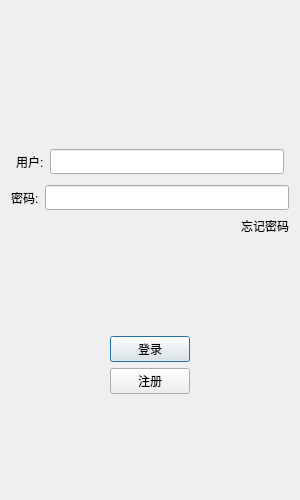
<?xml version="1.0" encoding="UTF-8"?>
<ui version="4.0">
 <class>LoginDialog</class>
 <widget class="QDialog" name="LoginDialog">
  <property name="geometry">
   <rect>
    <x>0</x>
    <y>0</y>
    <width>300</width>
    <height>500</height>
   </rect>
  </property>
  <property name="windowTitle">
   <string>Dialog</string>
  </property>
  <layout class="QHBoxLayout" name="horizontalLayout">
   <item>
    <layout class="QVBoxLayout" name="verticalLayout">
     <item>
      <widget class="QWidget" name="widget" native="true">
       <layout class="QGridLayout" name="gridLayout">
        <item row="0" column="0">
         <widget class="QLabel" name="label">
          <property name="text">
           <string/>
          </property>
          <property name="pixmap">
           <pixmap resource="rc.qrc">:/pic/src/chat.svg</pixmap>
          </property>
          <property name="alignment">
           <set>Qt::AlignCenter</set>
          </property>
         </widget>
        </item>
       </layout>
      </widget>
     </item>
     <item>
      <spacer name="verticalSpacer">
       <property name="orientation">
        <enum>Qt::Vertical</enum>
       </property>
       <property name="sizeHint" stdset="0">
        <size>
         <width>20</width>
         <height>40</height>
        </size>
       </property>
      </spacer>
     </item>
     <item>
      <layout class="QHBoxLayout" name="horizontalLayout_2">
       <property name="leftMargin">
        <number>5</number>
       </property>
       <property name="topMargin">
        <number>5</number>
       </property>
       <property name="rightMargin">
        <number>5</number>
       </property>
       <property name="bottomMargin">
        <number>5</number>
       </property>
       <item>
        <widget class="QLabel" name="userLabel">
         <property name="minimumSize">
          <size>
           <width>0</width>
           <height>25</height>
          </size>
         </property>
         <property name="maximumSize">
          <size>
           <width>16777215</width>
           <height>25</height>
          </size>
         </property>
         <property name="text">
          <string>用户:</string>
         </property>
        </widget>
       </item>
       <item>
        <widget class="QLineEdit" name="userLineEdit">
         <property name="minimumSize">
          <size>
           <width>0</width>
           <height>25</height>
          </size>
         </property>
         <property name="maximumSize">
          <size>
           <width>16777215</width>
           <height>25</height>
          </size>
         </property>
        </widget>
       </item>
      </layout>
     </item>
     <item>
      <layout class="QHBoxLayout" name="horizontalLayout_3">
       <item>
        <widget class="QLabel" name="passLabel">
         <property name="minimumSize">
          <size>
           <width>0</width>
           <height>25</height>
          </size>
         </property>
         <property name="maximumSize">
          <size>
           <width>16777215</width>
           <height>25</height>
          </size>
         </property>
         <property name="text">
          <string>密码:</string>
         </property>
        </widget>
       </item>
       <item>
        <widget class="QLineEdit" name="lineEdit">
         <property name="minimumSize">
          <size>
           <width>0</width>
           <height>25</height>
          </size>
         </property>
         <property name="maximumSize">
          <size>
           <width>16777215</width>
           <height>25</height>
          </size>
         </property>
        </widget>
       </item>
      </layout>
     </item>
     <item>
      <layout class="QHBoxLayout" name="horizontalLayout_5">
       <item>
        <spacer name="horizontalSpacer">
         <property name="orientation">
          <enum>Qt::Horizontal</enum>
         </property>
         <property name="sizeHint" stdset="0">
          <size>
           <width>40</width>
           <height>20</height>
          </size>
         </property>
        </spacer>
       </item>
       <item>
        <widget class="QLabel" name="forgetLabel">
         <property name="text">
          <string>忘记密码</string>
         </property>
        </widget>
       </item>
      </layout>
     </item>
     <item>
      <spacer name="verticalSpacer_2">
       <property name="orientation">
        <enum>Qt::Vertical</enum>
       </property>
       <property name="sizeHint" stdset="0">
        <size>
         <width>20</width>
         <height>40</height>
        </size>
       </property>
      </spacer>
     </item>
     <item>
      <layout class="QHBoxLayout" name="horizontalLayout_6">
       <item>
        <spacer name="horizontalSpacer_2">
         <property name="orientation">
          <enum>Qt::Horizontal</enum>
         </property>
         <property name="sizeHint" stdset="0">
          <size>
           <width>40</width>
           <height>20</height>
          </size>
         </property>
        </spacer>
       </item>
       <item>
        <widget class="QPushButton" name="loginBtn">
         <property name="text">
          <string>登录</string>
         </property>
        </widget>
       </item>
       <item>
        <spacer name="horizontalSpacer_3">
         <property name="orientation">
          <enum>Qt::Horizontal</enum>
         </property>
         <property name="sizeHint" stdset="0">
          <size>
           <width>40</width>
           <height>20</height>
          </size>
         </property>
        </spacer>
       </item>
      </layout>
     </item>
     <item>
      <layout class="QHBoxLayout" name="horizontalLayout_7">
       <item>
        <spacer name="horizontalSpacer_4">
         <property name="orientation">
          <enum>Qt::Horizontal</enum>
         </property>
         <property name="sizeHint" stdset="0">
          <size>
           <width>40</width>
           <height>20</height>
          </size>
         </property>
        </spacer>
       </item>
       <item>
        <widget class="QPushButton" name="regBtn">
         <property name="minimumSize">
          <size>
           <width>0</width>
           <height>0</height>
          </size>
         </property>
         <property name="maximumSize">
          <size>
           <width>16777215</width>
           <height>16777215</height>
          </size>
         </property>
         <property name="text">
          <string>注册</string>
         </property>
        </widget>
       </item>
       <item>
        <spacer name="horizontalSpacer_5">
         <property name="orientation">
          <enum>Qt::Horizontal</enum>
         </property>
         <property name="sizeHint" stdset="0">
          <size>
           <width>40</width>
           <height>20</height>
          </size>
         </property>
        </spacer>
       </item>
      </layout>
     </item>
     <item>
      <spacer name="verticalSpacer_3">
       <property name="orientation">
        <enum>Qt::Vertical</enum>
       </property>
       <property name="sizeHint" stdset="0">
        <size>
         <width>20</width>
         <height>40</height>
        </size>
       </property>
      </spacer>
     </item>
    </layout>
   </item>
  </layout>
 </widget>
 <resources>
  <include location="rc.qrc"/>
 </resources>
 <connections/>
</ui>
